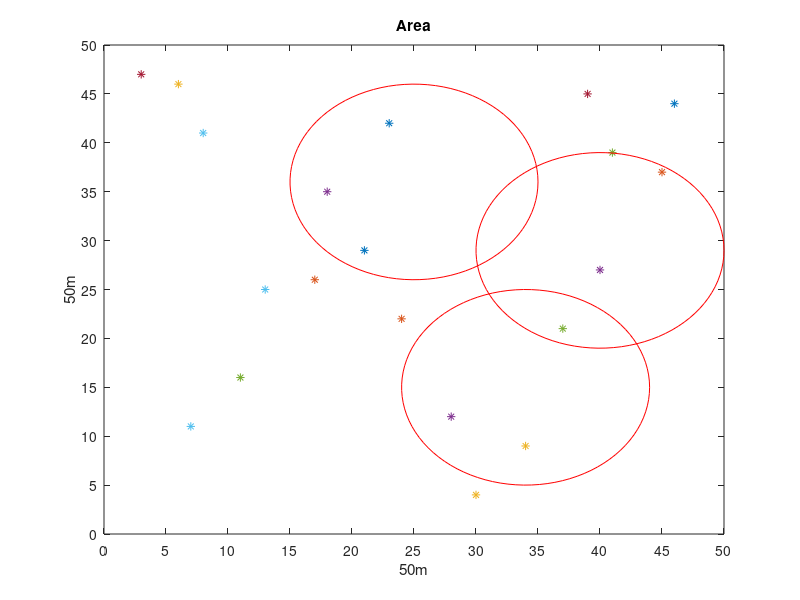

MATLAB code to generate this figure: (Note: this script raises an error after producing the figure.)
%part one : deploy environment

N = 20; %the number of user
M = 3;  %the number of small cell
r = 10; %max cover range

% (1)generate random user's location and small cell's location
ux = randperm(49); %user's location
ux = ux(1:N);
uy = randperm(49);
uy = uy(1:N);

sx = randi([10 40],1,M); %small cell location
sy = randi([10 40],1,M);

% (2)deploy small cell and UE
t = linspace(0,2*pi);
for i =1:N
    plot(ux(i),uy(i),'*');hold on;
end
for i=1:M
    plot(sx(i)+r*cos(t),sy(i)+r*sin(t),'r');hold on;
end
axis([0,50,0,50]);
xlabel('50m');
ylabel('50m');
set(gca,'xtick',(0:5:50),'ytick',(0:5:50));
title('Area');

%part two : adjust antenna beam pattern on/off

U = zeros(N,5*M); %U={u1,u2,..,uN},record user is covered by which R(i,j)
US = zeros(N,M); % record user is covered by which small cells
%UR = zeros(N,M); %record user is covered by which R(i,j),tens-->small cell/ units-->sector of small cell
R = zeros(M,5); %count R(i,j) for each user
X = zeros(M,5); %record beam pattern which is on

% (1)determine that UE is covered by which small cell
for i=1:N
    for j=1:M
        pos=[ux(i) uy(i);sx(j) sy(j)];
        d=pdist(pos,'euclidean');
        if d <=10
            US(i,j) = 1; % if cover-->set one
        end
    end
end
%disp(US)

% (2) determine that UE is covered by which R(i,j)
D = zeros(N,M); %record  user's degree in small cell
for i=1:N
    for j=1:M
        if US(i,j)==1
            if ux(i) < sx(j) %left to the circle positive
                d=degree(ux(i),uy(i),sx(j),sy(j));
                D(i,j) = floor(d);
                if d > 108 %in R(i,3)
                    %UR(i,j) = j*10+3;
                    U(i,5*(j-1)+3) = 1;
                elseif d > 36 && d <= 108 %in R(i,2)
                    %UR(i,j) = j*10+2;
                    U(i,5*(j-1)+2) = 1;
                elseif d <= 36 %in R(i,1)
                    %UR(i,j) = j*10+1;
                    U(i,5*(j-1)+1) = 1;
                end
                
            elseif ux(i) > sx(j) %right to the circle negative
                d=degree(ux(i),uy(i),sx(j),sy(j));
                D(i,j) = 0-floor(d);
                if d > 108 %in R(i,4)
                    %UR(i,j) = j*10+4;
                    U(i,5*(j-1)+4) = 1;
                elseif d > 36 && d <= 108 %in R(i,5)
                    %UR(i,j) = j*10+5;
                    U(i,5*(j-1)+5) = 1;
                elseif d <= 36 %in R(i,1)
                    %UR(i,j) = j*10+1;
                    U(i,5*(j-1)+1) = 1;
                end
                %D = degree(i,j,ux,uy,sx,sy);
            elseif ux(i) == sx(j)  %in R(i,1)
                %UR(i,j)=j*10+1;
                d=degree(ux(i),uy(i),sx(j),sy(j));
                D(i,j) = floor(d);
                if uy(i) >= sy(j)
                    U(i,5*(j-1)+1) = 1;
                elseif uy(i) < sy(j)
                    U(i,5*(j-1)+4) = 1;
                end
            end
        end
    end
end
%disp(UR)
%disp(D)

% (3) determine which antenna should on/off X(i,j)
TU = U;
while sum(TU(:)) ~=0
    R = zeros(M,5);
    for i=1:N % count R(i,j) for each user
        for j=1:5*M
            if TU(i,j)==1
                q = ceil(j/5);
                R(q,(j-5*(q-1))) = R(q,(j-5*(q-1))) + 1;
            end
        end
    end
    %disp(R)
    maxval=max(R(:));
    %disp(maxval)
    for i=1:M % multiple max
        for j=1:5
            if R(i,j) == maxval
                X(i,j) = 1;
                R(i,j) = 0;
                for x=1:N
                    for y=1:5*M
                        if TU(x,5*(i-1)+j)==1
                            U(x,:) = 0;  %delet user which contain max R(i,j)
                            U(x,5*(i-1)+j) = 1; %selet only one area for user
                            TU(x,:) = 0;
                        end
                    end
                end
            end
        end
    end
end
%disp(X)
%disp(U)

% part three : adjust power

%(1) initial variables
r=4; %path loss
P = zeros(1,M)+19; %small cell power
a = 0.75; %antenna characteristics
noise = 4;
theta = 25;%threshold
Power = zeros(M,N);

%(2)adjust power
for i=1:N
    for j=1:5*M
        if U(i,j)==1
            flag = 1;
            while flag == 1
                %calculate snr_self(gain signal)
                sn = ceil(j/5); % small cell number
                pos=[ux(i) uy(i);sx(sn) sy(sn)];
                d=pdist(pos,'euclidean'); %dk,si
                
                %check antenna gain
                dd = D(i,sn);
                col = checkgain_col(dd); %table degree
                row = checkgain_row(X(sn,:)); %table permutation
                if dd>=0
                    gain = table_l(row,col);
                else
                    gain = (table_r(row,col)+table_r(row,col+1))/2;
                end
                snr_self = P(sn)*a*(d^-r)+gain;
                
                %calculate snr_other(gain noise signal)
                snr_other = 0;
                for k=1:M
                    if k~=sn
                        pos=[ux(i) uy(i);sx(k) sy(k)];
                        d=pdist(pos,'euclidean');
                        snr_other = P(k)*a*(d^-r) + snr_other;
                    end
                end
                snr_other = snr_other+noise;
                %calculate SNR
                %SNR = snr_self/snr_other;
                %SNR = snr(snr_self,snr_other);
                SNR = (mean(snr_self.^2))/(mean(snr_other.^2));
                disp(SNR)
               
                if SNR > theta
                    P(sn) = P(sn)-1;
                else
                    flag = 0;
                end
            end         
        end
    end
end

%(3) select small cell power,choose power max





